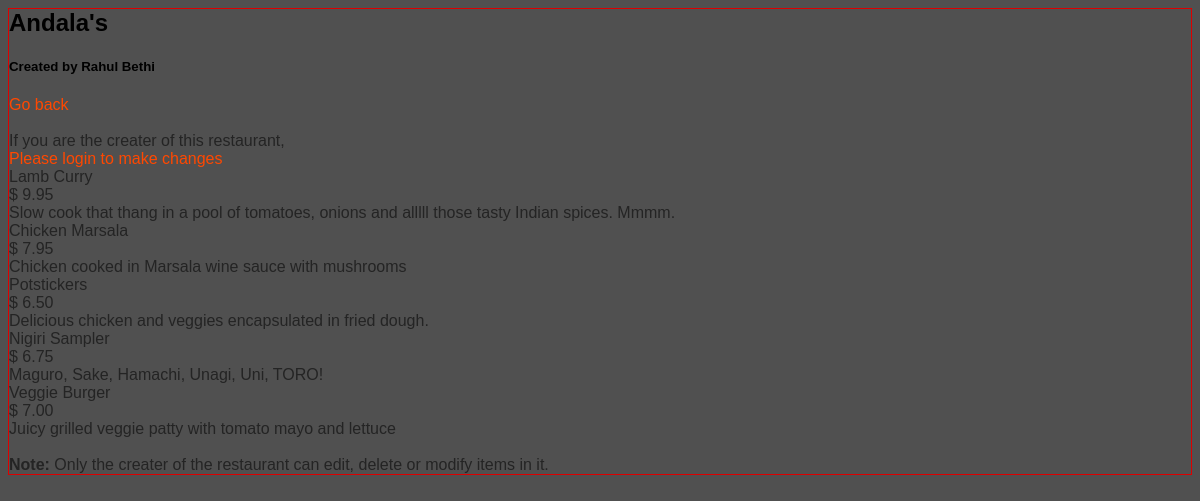
The page /restaurants/6/ on the database as committed earlier.
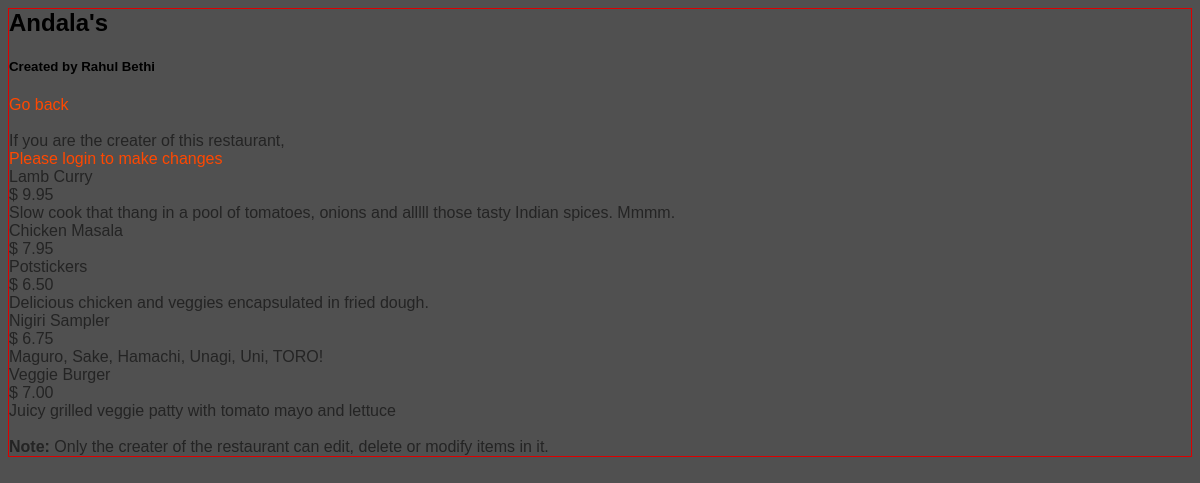
The same page on the database as committed later.
### database_setup.py (models this page shows, shortened)
class Restaurant(Base):
    __tablename__ = 'restaurant'
    id = Column(Integer, primary_key=True)
    name = Column(String(250), nullable=False)
    creater_id = Column(String(250), ForeignKey('user.id'))
    creater = relationship(User)

class User(Base):
    __tablename__ = 'user'
    id = Column(Integer, primary_key=True)
    name = Column(String(250), nullable=False)
    email = Column(String(250), nullable=False)
    picture = Column(String(250))
    user_id = Column(String(250), nullable=False)
    provider = Column(String(250), nullable=False)

class MenuItem(Base):
    __tablename__ = 'menu_item'
    name = Column(String(80), nullable=False)
    id = Column(Integer, primary_key=True)
    description = Column(String(250))
    price = Column(String(8))
    course = Column(String(250))
    time_of_entry = Column(DateTime, default=datetime.datetime.utcnow)
    restaurant_id = Column(Integer, ForeignKey('restaurant.id'))
    restaurant = relationship(Restaurant)
    creater_id = Column(String(80), ForeignKey('user.id'))
    creater = relationship(User)

### flask_app.py (the view)
@app.route(res_path.format(res_id='<int:res_id>'), methods=['GET'])
def resPg(res_id):
    res = db_session.query(Restaurant).filter_by(id=res_id).one()
    if res:
        creater = getUser(res.creater_id)
        if creater:
            items = db_session.query(MenuItem).filter_by(restaurant_id=res.id)
            local_id = 0
            logged_in = False
            if 'username' in session:
                local_id = getLocalID(session['email'])
                logged_in = True
            return render_template(
                    'res.html',
                    res=res,
                    logged_in=logged_in,
                    creater_name=creater.name,
                    user_id=local_id,
                    items=items
                )
    return redirect(url_for('allResPg'))

### flask_app.py (called while the page is built)
@app.context_processor
def override_url_for():
    return dict(url_for=dated_url_for)

def dated_url_for(endpoint, **values):
    if endpoint == 'static':
        filename = values.get('filename', None)
        if filename:
            file_path = os.path.join(app.root_path,
                                     endpoint, filename)
            values['q'] = int(os.stat(file_path).st_mtime)
    return url_for(endpoint, **values)

def getUser(local_id):
    user = db_session.query(User).filter_by(id=local_id).one()
    return user

### templates/res.html (shortened to what this page needs)
<!DOCTYPE html>
  <head>
    <link
      rel=stylesheet
      type=text/css
      href="{{ url_for('static', filename='styles.css') }}">
  </head>
  <body>
    <h3>{{res.name}}</h3>
    <h5>Created by {{creater_name}}</h5>
    <a href="{{url_for('allResPg')}}">Go back</a><br>
    {% if logged_in == False %}
    <br>
    <p>If you are the creater of this restaurant,</p>
    <a href="{{url_for('loginPg')}}">Please login to make changes</a>
    {% else %}
        {% if res.creater_id|int() == user_id|int() %}
    <a href="{{url_for('addItmPg', res_id = res.id)}}">Add Item</a><br>
        {% endif %}
    {% endif %}
    <br>
    {% for item in items %}
    <p>
      {{item.name}}<br>
      $ {{item.price}}<br>
      {{item.description}}
    </p>
    {% endfor %}
    <br>
    <p>
      <b>Note:</b> Only the creater of the restaurant can edit, delete or
      modify items in it.
    </p>
  </body>
</html>

### static/styles.css (style rules this page uses)
body { font-family: Calibri, Helvetica, sans-serif; background-color: #505050; border: 1px solid #dd0000; }
h1, h3, p, a, div, section, article, nav, footer { margin: 0; }
h3 { font-size: 1.5em; }
p { color: rgb(36, 36, 36); }
a { text-decoration: none; color: #ff4800; }

Rows that differ between the two databases and show on the page:
changed MenuItem: name "Chicken Marsala" → "Chicken Masala"; description "Chicken cooked in Marsala wine sauce with mushrooms" → (not shown)
